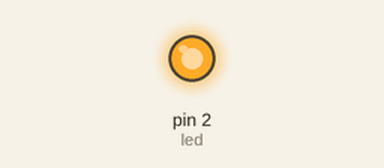
Simulated run of this sketch. Board: Arduino Uno, built with avr-gcc and run on an emulated ATmega328P. Shown: output pins drawn as LEDs (lit = HIGH).

Above: at 5.0 s.
At 10.05 s:
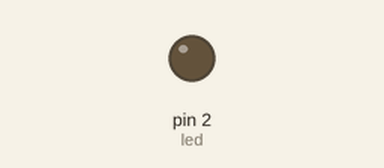
Timing chart, 0 to 13.1 s (numbered marks = the images above):
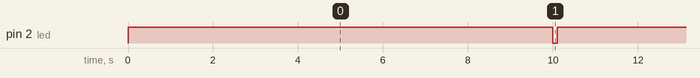

The sketch:

01_esp8266.ino
```cpp
int led = 2;//pino D4
int espera = 2000;
void setup() {
  // put your setup code here, to run once:
  pinMode(led, OUTPUT);
}

void loop() {
  // put your main code here, to run repeatedly:
  digitalWrite(led,HIGH);//acende na placa mas desliga a porta
  delay(10000);
  digitalWrite(led,LOW);
  delay(100 );
}
```

Measured:
- by itself, pin 2 (led): alternates HIGH for 10.0 s and LOW for 0.10 s
